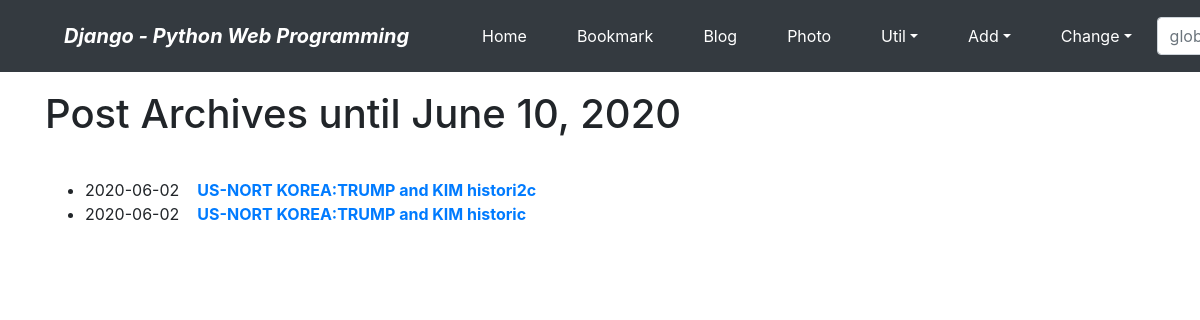
The page /blog/ on the database as committed earlier.
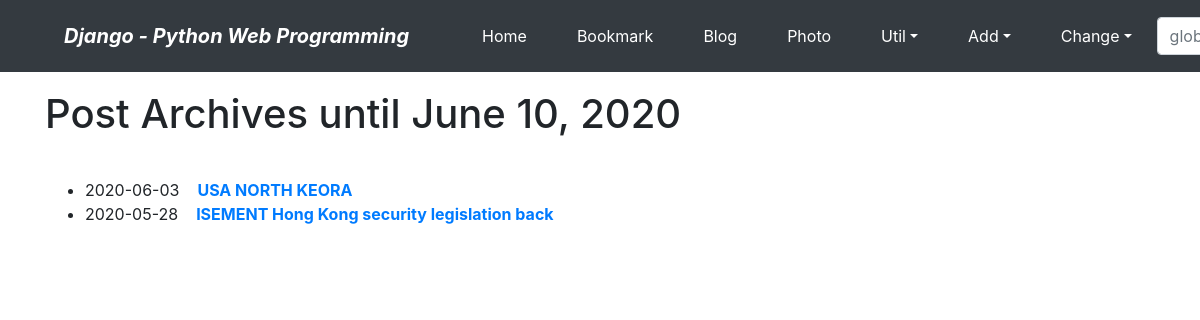
The same page on the database as committed later.
### blog/models.py (models this page shows, shortened)
class Post(models.Model):
    title = models.CharField(verbose_name='TITLE', max_length=50)
    slug = models.SlugField("SLUG",unique=True, allow_unicode=True, help_text='one word for title alias.')
    description = models.CharField('DESCRIPTION', max_length=100, blank=True, help_text='simple description text.')
    content = models.TextField("CONTENT")
    create_dt = models.DateTimeField('CREATE DATE', auto_now_add=True)
    modify_dt = models.DateTimeField("MODIFY DATE", auto_now=True)
    tags = TaggableManager(blank=True)
    owner = models.ForeignKey(User, on_delete=models.CASCADE, verbose_name='OWNER', blank=True, null=True)
    class Meta:
        verbose_name = 'post'
        verbose_name_plural = 'posts'
        db_table = 'blog_posts'
        ordering = ('-modify_dt',)
    def get_absolute_url(self):
        return reverse('blog:post_detail', args=(self.slug,))

### blog/views.py (the view)
# urls.py: path('',views.PostLV.as_view(), name='index'),
class PostLV(ListView):
    model = Post
    template_name = 'blog/post_all.html'
    context_object_name = 'posts'
    paginate_by = 2

### blog/templates/blog/post_all.html (shortened to what this page needs)
{% extends "base.html" %}
{% block content %}
    <h1>Post Archives until {% now "N d, Y" %}</h1>
    <br/>
    <div>
        <ul>
            {% for post in object_list %}
            <li>{{ post.modify_dt|date:"Y-m-d" }}&nbsp;&nbsp;&nbsp;
            <a href="{{ post.get_absolute_url }}"><strong>{{ post.title }}</strong></a></li>
            {% endfor %}
        </ul>
    </div>
{% endblock %}

Rows that differ between the two databases and show on the page:
removed Post: modify_dt "2020-06-02", title "US-NORT KOREA:TRUMP and KIM histori2c"
removed Post: modify_dt "2020-06-02", title "US-NORT KOREA:TRUMP and KIM historic"
added Post: modify_dt "2020-06-03", title "USA NORTH KEORA"
now on this page (row unchanged): Post: modify_dt "2020-05-28", title "ISEMENT Hong Kong security legislation back"
